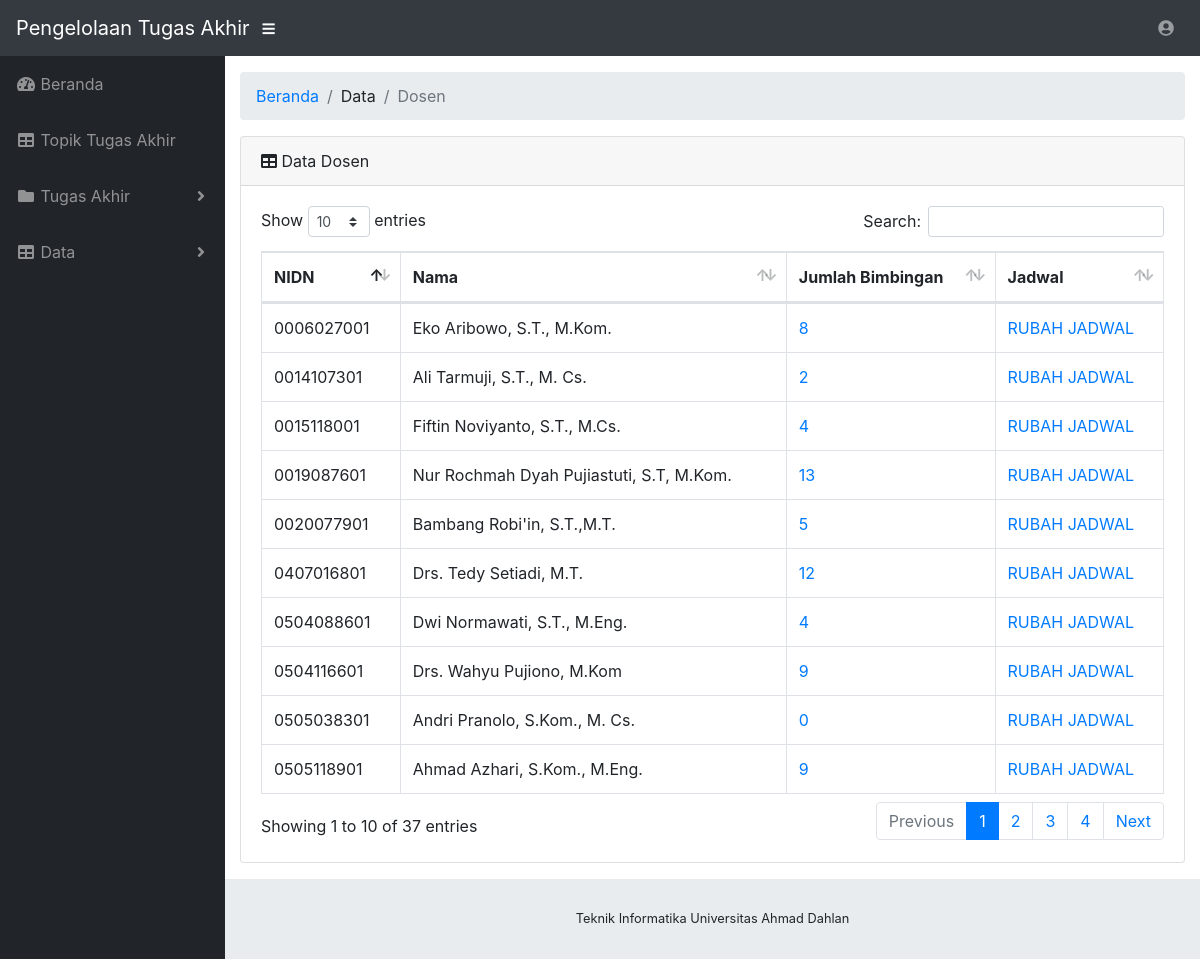
The page /cek_dosen.php on the database its author committed.
### tables this page shows
CREATE TABLE `dosen` (
  `nidn` varchar(20) NOT NULL,
  `nama_dosen` char(60) NOT NULL,
  `jabfung` char(2) NOT NULL,
  `email` text DEFAULT NULL
);

### cek_dosen.php (the view, shortened to what this page needs)
<!DOCTYPE html>
<html lang="en">
<head>
  <link href="vendor/fontawesome-free/css/all.min.css" rel="stylesheet" type="text/css">
  <link href="vendor/datatables/dataTables.bootstrap4.css" rel="stylesheet">
  <link href="css/sb-admin.css" rel="stylesheet">
</head>
<body id="page-top">
  <?php
  require "navbar.php";
  ?>
  <div id="wrapper">
    <?php
    require "sidebar.php";
    ?>
    <div id="content-wrapper">
      <div class="container-fluid">
        <ol class="breadcrumb">
          <li class="breadcrumb-item">
            <a href="index.php">Beranda</a>
          </li>
          <li class="breadcrumb-item">Data</li>
          <li class="breadcrumb-item active">Dosen</li>
        </ol>
        <div class="card mb-3">
          <div class="card-header">
            <i class="fas fa-table"></i>
            Data Dosen</div>
          <div class="card-body">
            <div class="table-responsive">
              <table class="table table-bordered" id="dataTable" width="100%" cellspacing="0">
                <thead>
                  <tr>
                    <th>NIDN</th>
                    <th>Nama</th>
                    <th>Jumlah Bimbingan</th>
                    <th>Jadwal</th>
                  </tr>
                </thead>
                <tbody>
                 <?php
                 include "koneksi.php";
                   $hasil=mysqli_query ($konek_db,"SELECT *, (SELECT count(skripsi.pembimbing) from skripsi WHERE skripsi.pembimbing=dosen.nidn) as jumlah FROM dosen GROUP BY dosen.nama_dosen");
                   while ($data=mysqli_fetch_array($hasil)) {
                     echo "
                    <tr>
                       <td>$data[nidn]</td>
                       <td>$data[nama_dosen]</td>
                       <td><a href='cek_bimbingan.php?id=$data[nidn]'>$data[jumlah]</a></td>
                        <td><a href='jadwaldosen.php?id=$data[nidn]'>RUBAH JADWAL</a></td>
                         </tr>"; }
                 ?>
                </tbody>
              </table>
            </div>
          </div>
        </div>
      </div>
      <?php
      require "footer.php";
       ?>
    </div>
  </div>
</body>
</html>

### navbar.php (shortened to what this page needs)
<nav class="navbar navbar-expand navbar-dark bg-dark static-top">
    <a class="navbar-brand mr-1" href="index.html">Pengelolaan Tugas Akhir</a>
    <button class="btn btn-link btn-sm text-white order-1 order-sm-0" id="sidebarToggle" href="#">
      <i class="fas fa-bars"></i>
    </button>
    <ul class="navbar-nav ml-auto ml-md-0">
      <li class="nav-item dropdown no-arrow">
        <a class="nav-link dropdown-toggle" href="#" id="userDropdown" role="button" data-toggle="dropdown" aria-haspopup="true" aria-expanded="false">
          <i class="fas fa-user-circle fa-fw"></i>
        </a>
      </li>
    </ul>
  </nav>

### sidebar.php (shortened to what this page needs)
<ul class="sidebar navbar-nav">
      <li class="nav-item">
        <a class="nav-link" href="index.php">
          <i class="fas fa-fw fa-tachometer-alt"></i>
          <span>Beranda</span>
        </a>
      </li>
      <li class="nav-item">
        <a class="nav-link" href="tampiltopik.php">
          <i class="fas fa-fw fa-table"></i>
          <span>Topik Tugas Akhir</span>
        </a>
      </li>
      <li class="nav-item dropdown">
        <a class="nav-link dropdown-toggle" href="#" id="pagesDropdown" role="button" data-toggle="dropdown" aria-haspopup="true" aria-expanded="false">
          <i class="fas fa-fw fa-folder"></i>
          <span>Tugas Akhir</span>
        </a>
      </li>
      <li class="nav-item dropdown">
        <a class="nav-link dropdown-toggle" href="#" id="pagesDropdown" role="button" data-toggle="dropdown" aria-haspopup="true" aria-expanded="false">
          <i class="fas fa-fw fa-table"></i>
          <span>Data</span>
        </a>
      </li>
    </ul>

### footer.php
<footer class="sticky-footer">
        <div class="container my-auto">
          <div class="copyright text-center my-auto">
            <span>Teknik Informatika Universitas Ahmad Dahlan</span>
          </div>
        </div>
      </footer>

### rows shown on the page
dosen: nidn "0505118901", nama_dosen "Ahmad Azhari, S.Kom., M.Eng.", data "9"
dosen: nidn "0014107301", nama_dosen "Ali Tarmuji, S.T., M. Cs.", data "2"
dosen: nidn "0505038301", nama_dosen "Andri Pranolo, S.Kom., M. Cs.", data "0"
dosen: nidn "0020077901", nama_dosen "Bambang Robi'in, S.T.,M.T.", data "5"
dosen: nidn "0407016801", nama_dosen "Drs. Tedy Setiadi, M.T.", data "12"
dosen: nidn "0504116601", nama_dosen "Drs. Wahyu Pujiono, M.Kom", data "9"
dosen: nidn "0504088601", nama_dosen "Dwi Normawati, S.T., M.Eng.", data "4"
dosen: nidn "0006027001", nama_dosen "Eko Aribowo, S.T., M.Kom.", data "8"
dosen: nidn "0015118001", nama_dosen "Fiftin Noviyanto, S.T., M.Cs.", data "4"
dosen: nidn "0019087601", nama_dosen "Nur Rochmah Dyah Pujiastuti, S.T, M.Kom.", data "13"
